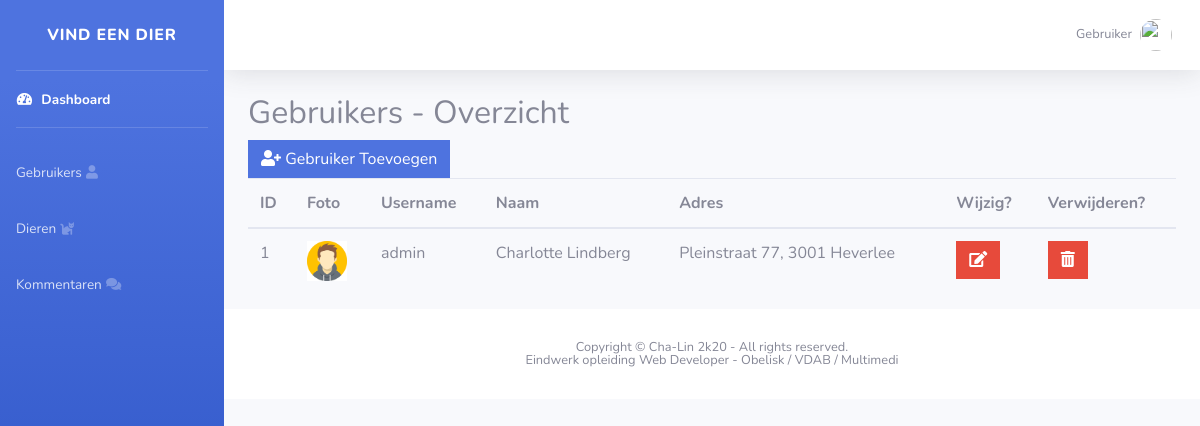
The app's page /admin/users.php (signed in), older data.
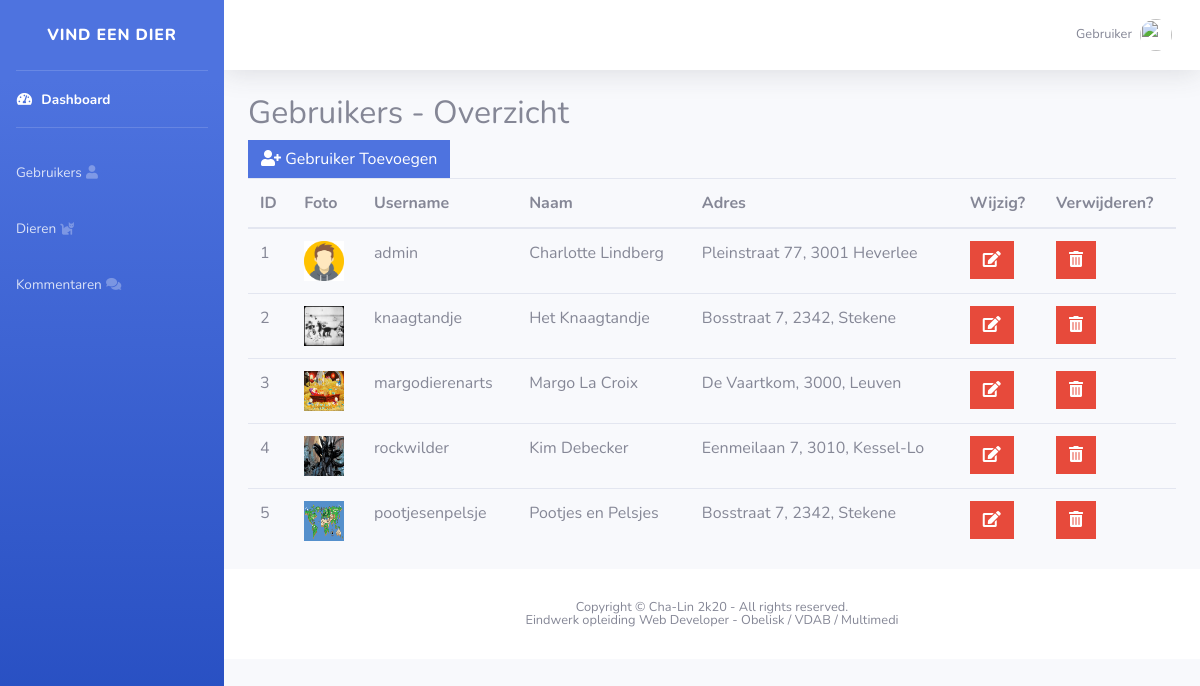
The same page, newer data.
### tables this page shows
CREATE TABLE `gebruikers` (
  `GebruikerID` int(11) NOT NULL,
  `Username` varchar(15) NOT NULL,
  `Password` varchar(25) NOT NULL,
  `Naam` varchar(255) NOT NULL,
  `Adres` varchar(255) NOT NULL,
  `Status` tinyint(4) NOT NULL,
  `GebruikerFoto` varchar(55) NOT NULL
);

### admin/includes/Database.php (called while the page is built, shortened)
<?php
class Database
{
    public $connection;
    public function open_db_connection(){
        $this->connection = mysqli_connect(DB_HOST, DB_USER, DB_PASS, DB_NAME);
    }
    public function query($sql){
        $result = $this->connection->query($sql);
        return $result;
    }
}
$database = new Database();
?>

### admin/includes/Db_object.php (called while the page is built, shortened)
<?php
class Db_object
{
    public static function find_all(){
        return static::find_this_query("SELECT * FROM " . static::$db_table);
    }
    public static function find_this_query($sql){
        global $database;
        $result = $database->query($sql);
        $the_object_array = array();
        while ($row = mysqli_fetch_array($result)){
            $the_object_array[] = static::instantie($row);
        }
        return $the_object_array;
    }
    public static function instantie($result){
        $the_object = new $calling_class;
        foreach ($result as $the_attribute => $value) {
            if($the_object->has_the_attribute($the_attribute)){
                $the_object->$the_attribute = $value;
            }
        }
        return $the_object;
    }
    private function has_the_attribute($the_attribute){
        $object_properties = get_object_vars($this);
        return array_key_exists($the_attribute, $object_properties);
    }
}

### admin/includes/User.php (called while the page is built, shortened)
<?php
class User extends Db_object
{
    public $GebruikerFoto;
    public $upload_directory = 'img' . DS . 'users';
    public $image_placeholder = 'http://place-hold.it/400x400&text=image';
    public function image_path_and_placeholder(){
        return empty($this->GebruikerFoto) ? $this->image_placeholder : $this->upload_directory.DS.$this->GebruikerFoto;
    }
}
?>

### admin/users.php (the view, shortened to what this page needs)
<?php include("includes/header.php");
$gebruikers = User::find_all();
?>
<?php include("includes/sidebar.php"); ?>
<?php include("includes/content-top.php");?>
<div class="container-fluid">
    <div class="row">
        <div class="col-12">
            <h2>Gebruikers - Overzicht</h2>
            <td><a href="add_user.php" class="btn btn-primary rounded-0"><i class="fas fa-user-plus"></i> Gebruiker Toevoegen</a></td>
            <table class="table table-header">
                <thead>
                <tr>
                    <th>ID</th>
                    <th>Foto</th>
                    <th>Username</th>
                    <th>Naam</th>
                    <th>Adres</th>
                    <th>Wijzig?</th>
                    <th>Verwijderen?</th>
                </tr>
                </thead>
                <tbody>
                <?php foreach ($gebruikers as $user): ?>
                    <tr>
                        <td><?php echo $user->GebruikerID; ?></td>
                        <td><img src="<?php echo $user->image_path_and_placeholder(); ?>" height="40" width="40" alt=""></td>
                        <td><?php echo $user->Username; ?></td>
                        <td><?php echo $user->Naam; ?></td>
                        <td><?php echo $user->Adres; ?></td>
                        <td><a href="edit_user.php?id=<?php echo $user->GebruikerID; ?>"
                               class="btn btn-danger rounded-0"><i class="fas fa-edit"></i></a></td>
                        <td><a href="delete_user.php?id=<?php echo $user->GebruikerID; ?>"
                               class="btn btn-danger rounded-0"><i class="fas fa-trash-alt"></i></a></td>
                    </tr>
                <?php endforeach; ?>
                </tbody>
            </table>
        </div>
    </div>
</div>
<?php include("includes/footer.php");?>

### admin/includes/header.php (shortened to what this page needs)
<!DOCTYPE html>
<html lang="en">
<head>
    <link href="vendor/fontawesome-free/css/all.min.css" rel="stylesheet" type="text/css">
    <link href="css/sb-admin-2.min.css" rel="stylesheet">
</head>
<body id="page-top">
<div id="wrapper">

### admin/includes/sidebar.php (shortened to what this page needs)
<ul class="navbar-nav bg-gradient-primary sidebar sidebar-dark accordion" id="accordionSidebar">
    <a class="sidebar-brand d-flex align-items-center justify-content-center" href="index.php">
        <div class="sidebar-brand-text mx-3">Vind een dier</div>
    </a>
    <hr class="sidebar-divider my-0">
    <li class="nav-item active">
        <a class="nav-link" href="index.php">
            <i class="fas fa-fw fa-tachometer-alt"></i>
            <span>Dashboard</span></a>
    </li>
    <hr class="sidebar-divider">
    <li class="nav-item">
        <a class="nav-link" href="users.php">
            <span>Gebruikers</span>
            <i class="fas fa-user"></i></a>
    </li>
    <li class="nav-item">
        <a class="nav-link" href="dieren.php">
            <span>Dieren</span>
            <i class="fas fa-cat"></i></a>
    </li>
    <li class="nav-item">
        <a class="nav-link" href="comments.php">
            <span>Kommentaren</span>
            <i class="fas fa-comments"></i></a>
    </li>
</ul>

### admin/includes/content-top.php (shortened to what this page needs)
<div id="content-wrapper" class="d-flex flex-column">
    <div id="content">
        <nav class="navbar navbar-expand navbar-light bg-white topbar mb-4 static-top shadow">
            <ul class="navbar-nav ml-auto">
                <li class="nav-item dropdown no-arrow">
                    <a class="nav-link dropdown-toggle" href="#" id="userDropdown" role="button" data-toggle="dropdown" aria-haspopup="true" aria-expanded="false">
                        <span class="mr-2 d-none d-lg-inline text-gray-600 small">Gebruiker</span>
                        <img class="img-profile rounded-circle" src="https://source.unsplash.com/QAB-WJcbgJk/60x60">
                    </a>
                </li>
            </ul>
        </nav>

### admin/includes/footer.php (shortened to what this page needs)
<footer class="sticky-footer bg-white">
    <div class="container my-auto">
        <div class="copyright text-center my-auto">
            <span>Copyright © Cha-Lin 2k20 - All rights reserved.
            <br>
Eindwerk opleiding Web Developer - Obelisk / VDAB / Multimedi </span>
        </div>
    </div>
</footer>
</div>
</div>
</body>
</html>

Row changes from the older to the newer data that the page shows:
added gebruikers: GebruikerID "2", GebruikerFoto (picture), Username "knaagtandje", Naam "Het Knaagtandje", Adres "Bosstraat 7, 2342, Stekene"
added gebruikers: GebruikerID "3", GebruikerFoto (picture), Username "margodierenarts", Naam "Margo La Croix", Adres "De Vaartkom, 3000, Leuven"
added gebruikers: GebruikerID "4", GebruikerFoto (picture), Username "rockwilder", Naam "Kim Debecker", Adres "Eenmeilaan 7, 3010, Kessel-Lo"
added gebruikers: GebruikerID "5", GebruikerFoto (picture), Username "pootjesenpelsje", Naam "Pootjes en Pelsjes", Adres "Bosstraat 7, 2342, Stekene"
